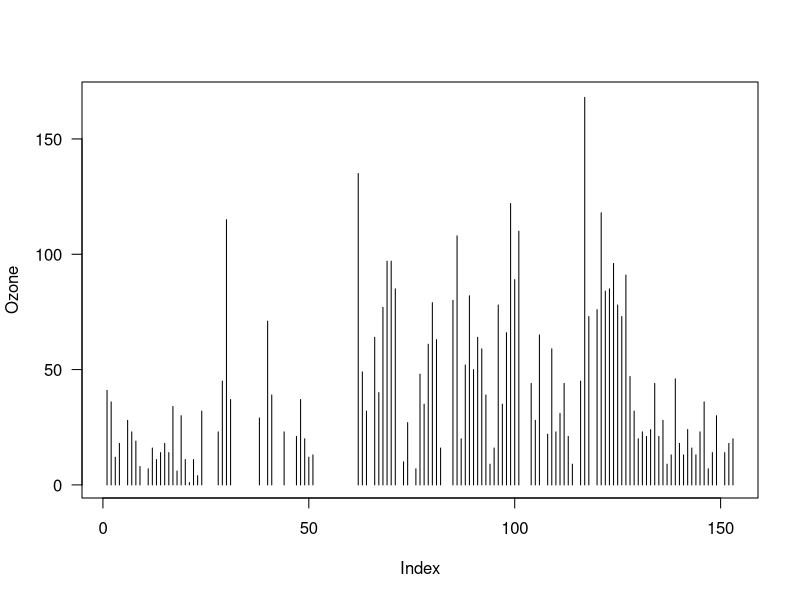
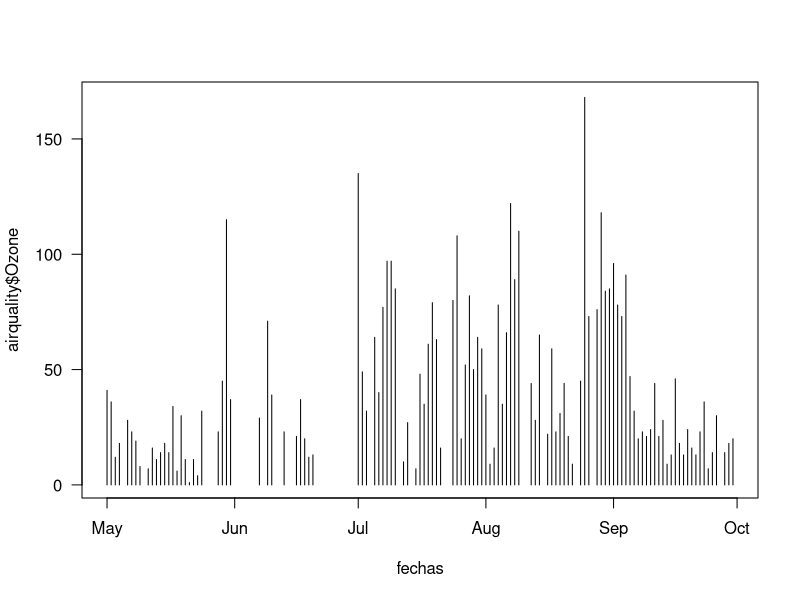
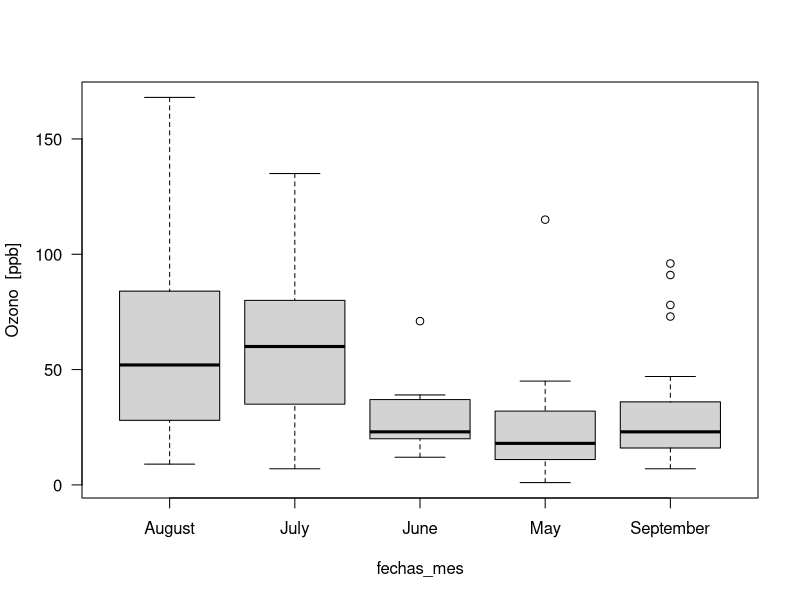
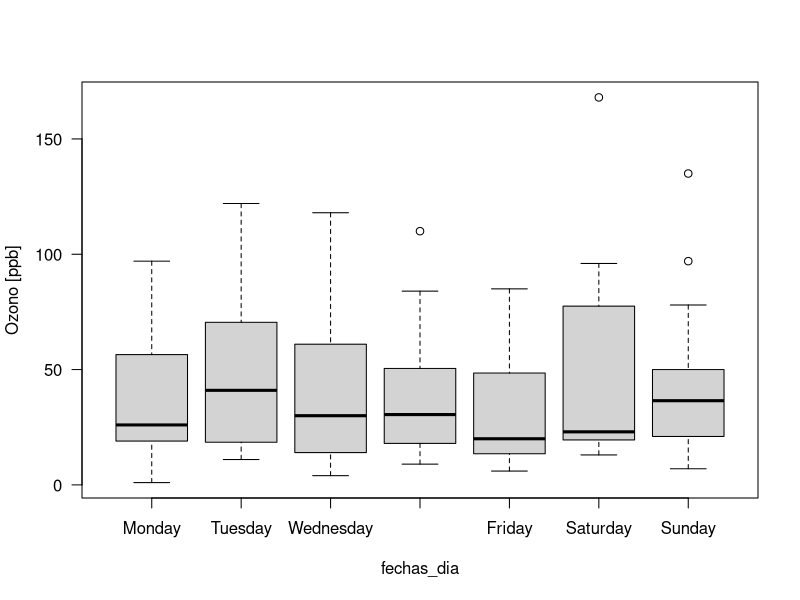
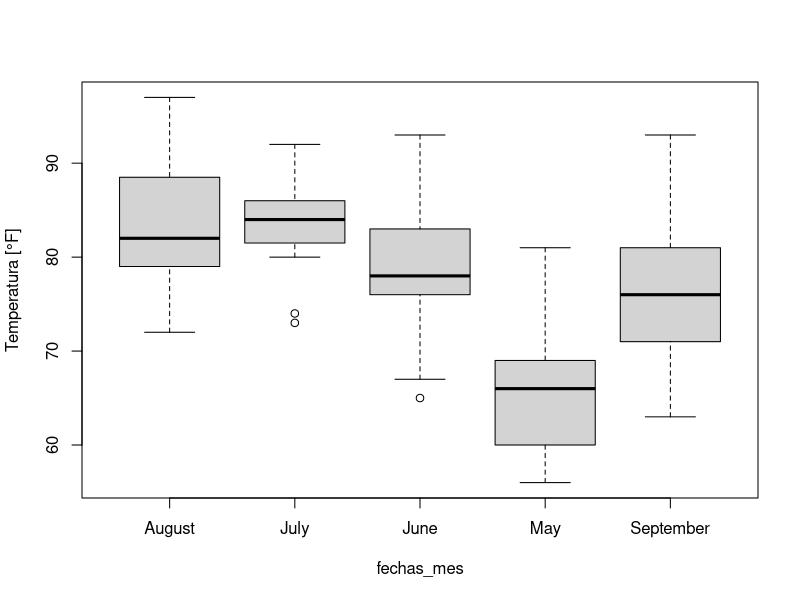
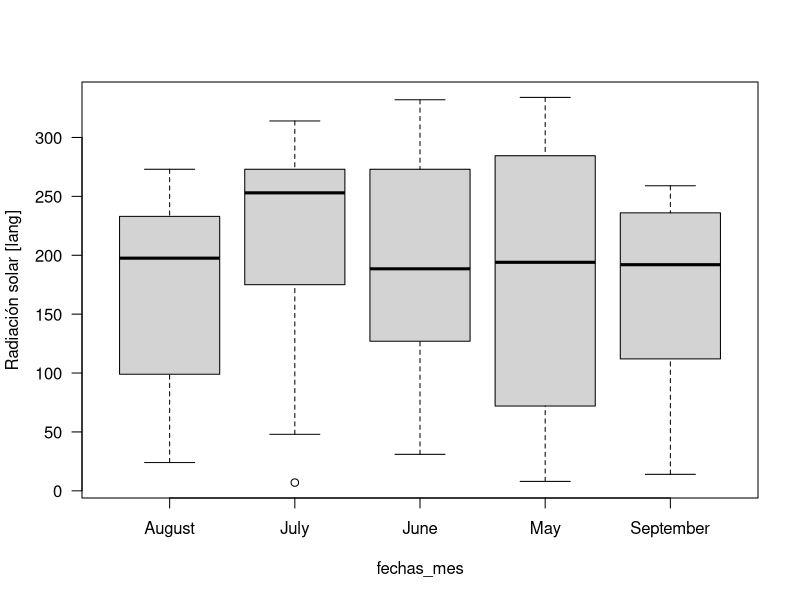
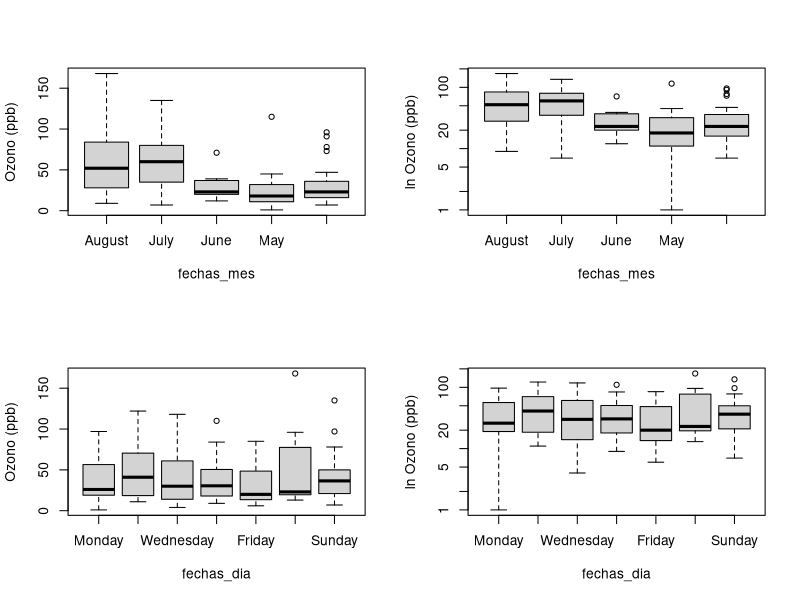
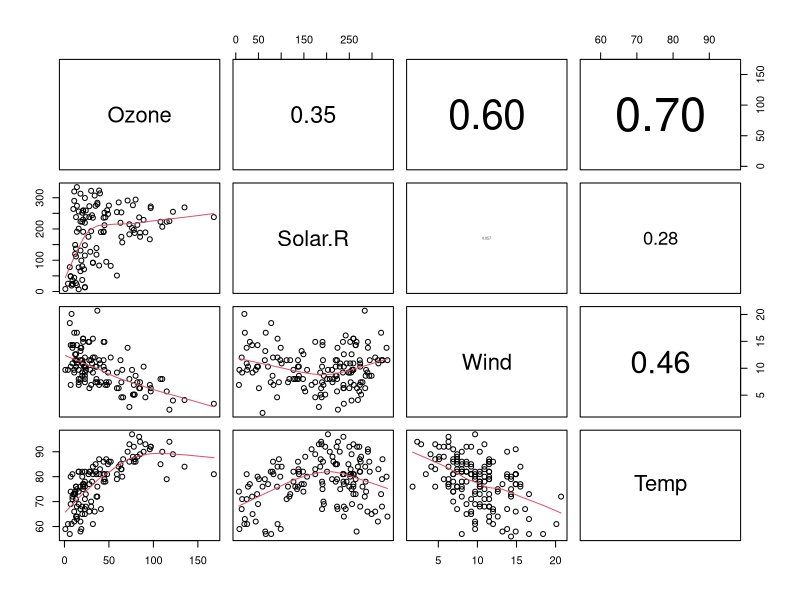

Here is the R script that generated these plots, in order:
## ---- chunk 1
Sys.setlocale("LC_TIME","Spanish")
## ---- chunk 2
data("airquality")
## ---- chunk 3
summary(airquality)
## ---- chunk 4
dim(airquality)
## ---- chunk 5
with(airquality,
     plot(Ozone,type="h",las=1))
## ---- chunk 6
fechas<-apply(cbind(1973,airquality$Month,airquality$Day),1,paste,collapse="-")
fechas<-as.Date(fechas,"%Y-%m-%d")
## ---- chunk 7
plot(fechas,airquality$Ozone,type="h",las=1)
## ---- chunk 8
aggregate(is.na(airquality$Ozone)~airquality$Month,FUN=sum)
## ---- chunk 9
fechas_mes<-months(fechas)
fechas_dia<-weekdays(fechas)
## ---- chunk 10
echas_mes<-factor(fechas_mes,
                      levels=c("May","June","July",
                               "August","September"),ordered = TRUE)
fechas_dia<-factor(fechas_dia,levels=c("Monday","Tuesday","Wednesday",
                                      "Thursday","Friday","Saturday",                                     "Sunday"),,ordered = TRUE)

# fechas_mes<-factor(fechas_mes,
#                       levels=c("mayo","junio","julio",
#                                "agosto","septiembre"))
# fechas_dia<-factor(fechas_dia,levels=c("lunes","martes","miércoles",
#                                       "jueves","viernes","sábado",
#                                       "domingo"))
## ---- chunk 11
aggregate(is.na(airquality$Ozone)~fechas_mes,FUN=sum)
## ---- chunk 12
aggregate(is.na(airquality$Ozone)~fechas_dia,FUN=sum)
## ---- chunk 13
boxplot(airquality$Ozone~fechas_mes, ylab="Ozono  [ppb]",las=1)
## ---- chunk 14
boxplot(airquality$Ozone~fechas_dia, ylab="Ozono [ppb]",las=1)
## ---- chunk 15
boxplot(airquality$Temp~fechas_mes, ylab="Temperatura [°F]")
## ---- chunk 16
boxplot(airquality$Solar.R~fechas_mes, ylab="Radiación solar [lang]", las=1)
## ---- chunk 17
par(mfrow=c(2,2))
boxplot(airquality$Ozone~fechas_mes,ylab="Ozono (ppb)")
boxplot(airquality$Ozone~fechas_mes,log="y",ylab="ln Ozono (ppb)")
boxplot(airquality$Ozone~fechas_dia,ylab="Ozono (ppb)")
boxplot(airquality$Ozone~fechas_dia,log="y",ylab="ln Ozono (ppb)")
## ---- chunk 18
panel.cor <- function(x, y, digits = 2, prefix = "", cex.cor, ...)
{
    usr <- par("usr"); on.exit(par(usr))
    par(usr = c(0, 1, 0, 1))
    r <- abs(cor(x, y,use="na.or.complete"))
    txt <- format(c(r, 0.123456789), digits = digits)[1]
    txt <- paste0(prefix, txt)
    if(missing(cex.cor)) cex.cor <- 0.8/strwidth(txt)
    text(0.5, 0.5, txt, cex = cex.cor * r)
}
pairs(airquality[,1:4], lower.panel = panel.smooth, upper.panel = panel.cor)

## ---- chunk 19
panel.cor <- function(x, y, digits = 2, prefix = "", cex.cor, ...)
{
    usr <- par("usr"); on.exit(par(usr))
    if(par("xlog")){x<-log(x)}
    if(par("ylog")){y<-log(y)}
    par(usr = c(0, 1, 0, 1))
    r <- abs(cor(x, y,use="na.or.complete"))
    txt <- format(c(r, 0.123456789), digits = digits)[1]
    txt <- paste0(prefix, txt)
    if(missing(cex.cor)) cex.cor <- 0.8/strwidth(txt)
    pos_x<-ifelse(par("xlog"),4,0.5)
    pos_y<-ifelse(par("ylog"),4,0.5)
    text(pos_x,pos_y, txt, cex = cex.cor * r)
}
pairs(airquality[,1:4], lower.panel = panel.smooth, upper.panel = panel.cor,log = c(1,4))
## ---- chunk 20
modelo<-lm(I(log(Ozone))~Wind+Solar.R+I(Solar.R^2)+Temp,data=airquality)
## ---- chunk 21
summary(modelo)
## ---- chunk 22
par(mfrow=c(2,2))
plot(modelo,which=1)
plot(modelo,which=3)
plot(modelo,which=4)
plot(modelo,which=5)
## ---- chunk 23
Y<-log(airquality$Ozone)
X0<-rep(1,length(Y))
X1<-airquality$Wind
X2<-airquality$Solar.R
X3<-airquality$Solar.R^2
X4<-airquality$Temp
X<-as.matrix(cbind(X0,X1,X2,X3,X4))
Y<-as.matrix(Y,nrow=length(Y),ncol=1)
## ---- chunk 24
filas_con_NA<-which(is.na(apply(cbind(X,Y),1,sum)))
## ---- chunk 25
Y<-Y[-filas_con_NA,1]
X<-X[-filas_con_NA,]
## ---- chunk 26
X_g<-solve(t(X)%*%X)%*%t(X)
## ---- chunk 27
b<-X_g%*%Y
## ---- chunk 28
H<-X%*%solve(t(X)%*%X)%*%t(X)
## ---- chunk 29
I_nn<-diag(1,nrow=length(Y))
r<-(I_nn-H)%*%Y
## ---- chunk 30
s2<-t(r)%*%r/(length(Y)-4-1)
s<-sqrt(s2)
print(s)
## ---- chunk 31
QR_des<-qr(X)
## ---- chunk 32
Q<-qr.Q(QR_des)
R<-qr.R(QR_des)
## ---- chunk 33
image(t(Q),main="Matriz Q",axes=FALSE)
## ---- chunk 34
print(R)
## ---- chunk 35
XY<-t(X)%*%Y
print(XY)
## ---- chunk 36
z<-backsolve(t(R),XY,upper.tri = FALSE)
print(z)
## ---- chunk 37
beta<-backsolve(R,z)
print(beta)
## ---- chunk 38
cbind(coefficients((modelo)),b,beta)
## ---- chunk 39
beta_2<-backsolve(R,(t(Q)%*%Y)[1:5])
print(beta_2)
## ---- chunk 40
e1<-c(1,0,0,0,0)
e2<-c(0,1,0,0,0)
e3<-c(0,0,1,0,0)
e4<-c(0,0,0,1,0)
e5<-c(0,0,0,0,1)
r_1<-backsolve(R,e1)
r_2<-backsolve(R,e2)
r_3<-backsolve(R,e3)
r_4<-backsolve(R,e4)
r_5<-backsolve(R,e5)
## ---- chunk 41
r_inv<-as.matrix(cbind(r_1,r_2,r_3,r_4,r_5))
## ---- chunk 42
R%*%r_inv
## ---- chunk 43
XTX_inv<-r_inv%*%t(r_inv)
print(XTX_inv)
## ---- chunk 44
cov_b<-as.numeric(s2)*XTX_inv
print(cov_b)
## ---- chunk 45
vcov(modelo)
## ---- chunk 46
gl<-dim(X)[1]-4-1 #grados de libertad
T_estadisticos<-b/sqrt(diag(cov_b))
valores_p<-2*pt(-abs(T_estadisticos),gl)
print(cbind(T_estadisticos,valores_p))
